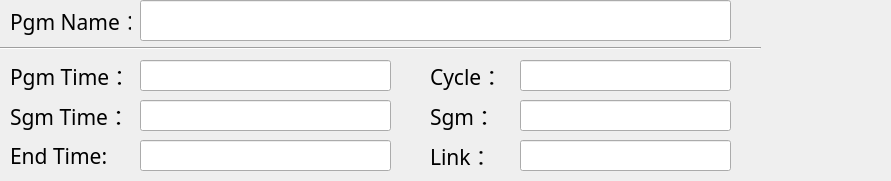
   <widget class="QWidget" name="Program_box" native="true">
    <property name="geometry">
     <rect>
      <x>40</x>
      <y>480</y>
      <width>891</width>
      <height>181</height>
     </rect>
    </property>
    <widget class="Line" name="program_line">
     <property name="geometry">
      <rect>
       <x>0</x>
       <y>40</y>
       <width>761</width>
       <height>16</height>
      </rect>
     </property>
     <property name="orientation">
      <enum>Qt::Horizontal</enum>
     </property>
    </widget>
    <widget class="QLabel" name="program_name_label">
     <property name="geometry">
      <rect>
       <x>10</x>
       <y>0</y>
       <width>121</width>
       <height>41</height>
      </rect>
     </property>
     <property name="font">
      <font>
       <family>思源黑体</family>
       <pointsize>16</pointsize>
      </font>
     </property>
     <property name="text">
      <string>Pgm Name：</string>
     </property>
    </widget>
    <widget class="QLineEdit" name="program_name_edit">
     <property name="geometry">
      <rect>
       <x>140</x>
       <y>0</y>
       <width>591</width>
       <height>41</height>
      </rect>
     </property>
     <property name="font">
      <font>
       <family>思源黑体</family>
       <pointsize>16</pointsize>
      </font>
     </property>
     <property name="focusPolicy">
      <enum>Qt::NoFocus</enum>
     </property>
    </widget>
    <widget class="QLabel" name="program_time_label">
     <property name="geometry">
      <rect>
       <x>10</x>
       <y>60</y>
       <width>111</width>
       <height>31</height>
      </rect>
     </property>
     <property name="font">
      <font>
       <family>思源黑体</family>
       <pointsize>16</pointsize>
      </font>
     </property>
     <property name="text">
      <string>Pgm Time：</string>
     </property>
    </widget>
    <widget class="QLabel" name="period_time_label">
     <property name="geometry">
      <rect>
       <x>10</x>
       <y>100</y>
       <width>111</width>
       <height>31</height>
      </rect>
     </property>
     <property name="font">
      <font>
       <family>思源黑体</family>
       <pointsize>16</pointsize>
      </font>
     </property>
     <property name="text">
      <string>Sgm Time：</string>
     </property>
    </widget>
    <widget class="QLabel" name="estimate_time_label">
     <property name="geometry">
      <rect>
       <x>10</x>
       <y>140</y>
       <width>111</width>
       <height>31</height>
      </rect>
     </property>
     <property name="font">
      <font>
       <family>思源黑体</family>
       <pointsize>16</pointsize>
      </font>
     </property>
     <property name="text">
      <string>End Time:</string>
     </property>
    </widget>
    <widget class="QLineEdit" name="program_time_edit">
     <property name="geometry">
      <rect>
       <x>140</x>
       <y>60</y>
       <width>251</width>
       <height>31</height>
      </rect>
     </property>
     <property name="font">
      <font>
       <family>思源黑体</family>
       <pointsize>16</pointsize>
      </font>
     </property>
     <property name="focusPolicy">
      <enum>Qt::NoFocus</enum>
     </property>
    </widget>
    <widget class="QLineEdit" name="period_time_edit">
     <property name="geometry">
      <rect>
       <x>140</x>
       <y>100</y>
       <width>251</width>
       <height>31</height>
      </rect>
     </property>
     <property name="font">
      <font>
       <family>思源黑体</family>
       <pointsize>16</pointsize>
      </font>
     </property>
     <property name="focusPolicy">
      <enum>Qt::NoFocus</enum>
     </property>
    </widget>
    <widget class="QLineEdit" name="estimate_time_edit">
     <property name="geometry">
      <rect>
       <x>140</x>
       <y>140</y>
       <width>251</width>
       <height>31</height>
      </rect>
     </property>
     <property name="font">
      <font>
       <family>思源黑体</family>
       <pointsize>16</pointsize>
      </font>
     </property>
     <property name="focusPolicy">
      <enum>Qt::NoFocus</enum>
     </property>
    </widget>
    <widget class="QLabel" name="program_cycle_label">
     <property name="geometry">
      <rect>
       <x>430</x>
       <y>60</y>
       <width>71</width>
       <height>31</height>
      </rect>
     </property>
     <property name="font">
      <font>
       <family>思源黑体</family>
       <pointsize>16</pointsize>
      </font>
     </property>
     <property name="text">
      <string>Cycle：</string>
     </property>
    </widget>
    <widget class="QLabel" name="program_run_period_label">
     <property name="geometry">
      <rect>
       <x>430</x>
       <y>100</y>
       <width>71</width>
       <height>31</height>
      </rect>
     </property>
     <property name="font">
      <font>
       <family>思源黑体</family>
       <pointsize>16</pointsize>
      </font>
     </property>
     <property name="text">
      <string>Sgm：</string>
     </property>
    </widget>
    <widget class="QLabel" name="program_link_label">
     <property name="geometry">
      <rect>
       <x>430</x>
       <y>140</y>
       <width>71</width>
       <height>31</height>
      </rect>
     </property>
     <property name="font">
      <font>
       <family>思源黑体</family>
       <pointsize>16</pointsize>
      </font>
     </property>
     <property name="text">
      <string>Link：</string>
     </property>
    </widget>
    <widget class="QLineEdit" name="program_cycle_edit">
     <property name="geometry">
      <rect>
       <x>520</x>
       <y>60</y>
       <width>211</width>
       <height>31</height>
      </rect>
     </property>
     <property name="font">
      <font>
       <family>思源黑体</family>
       <pointsize>16</pointsize>
      </font>
     </property>
     <property name="focusPolicy">
      <enum>Qt::NoFocus</enum>
     </property>
    </widget>
    <widget class="QLineEdit" name="program_run_period_edit">
     <property name="geometry">
      <rect>
       <x>520</x>
       <y>100</y>
       <width>211</width>
       <height>31</height>
      </rect>
     </property>
     <property name="font">
      <font>
       <family>思源黑体</family>
       <pointsize>16</pointsize>
      </font>
     </property>
     <property name="focusPolicy">
      <enum>Qt::NoFocus</enum>
     </property>
    </widget>
    <widget class="QLineEdit" name="program_link_edit">
     <property name="geometry">
      <rect>
       <x>520</x>
       <y>140</y>
       <width>211</width>
       <height>31</height>
      </rect>
     </property>
     <property name="font">
      <font>
       <family>思源黑体</family>
       <pointsize>16</pointsize>
      </font>
     </property>
     <property name="focusPolicy">
      <enum>Qt::NoFocus</enum>
     </property>
    </widget>
    <widget class="QLabel" name="run_gif">
     <property name="geometry">
      <rect>
       <x>810</x>
       <y>50</y>
       <width>72</width>
       <height>72</height>
      </rect>
     </property>
     <property name="text">
      <string/>
     </property>
    </widget>
   </widget>
